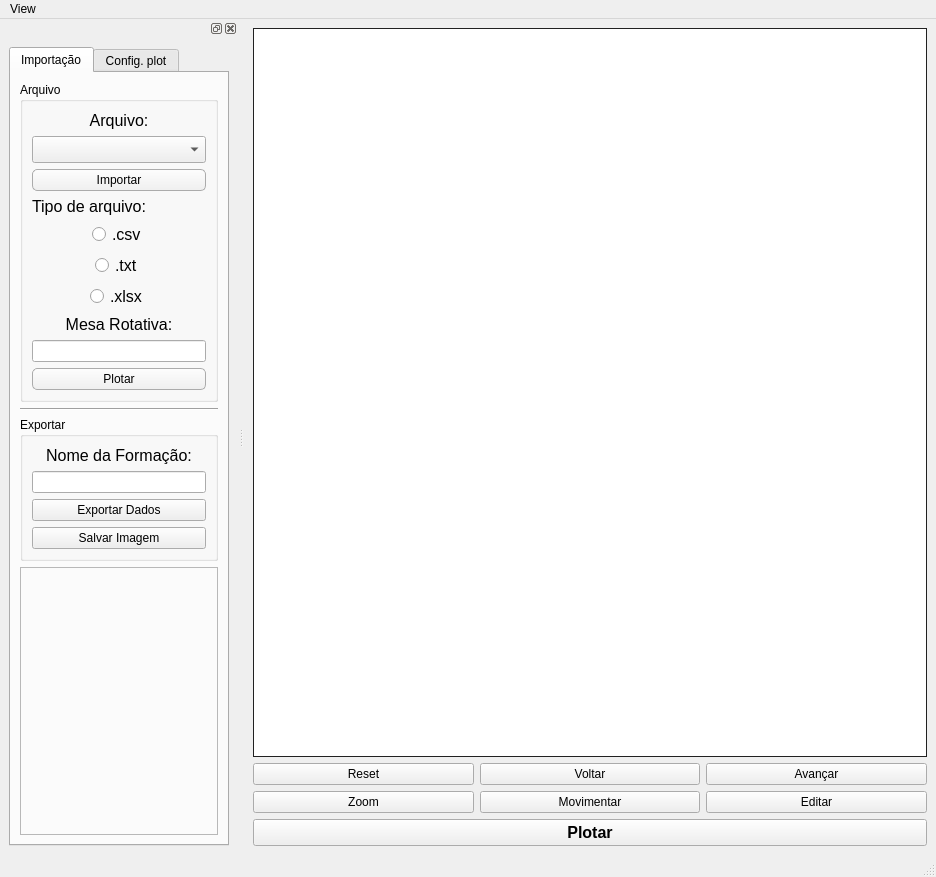
<?xml version="1.0" encoding="UTF-8"?>
<ui version="4.0">
 <class>MainWindow</class>
 <widget class="QMainWindow" name="MainWindow">
  <property name="geometry">
   <rect>
    <x>0</x>
    <y>0</y>
    <width>936</width>
    <height>877</height>
   </rect>
  </property>
  <property name="windowTitle">
   <string>MainWindow</string>
  </property>
  <property name="windowIcon">
   <iconset>
    <normaloff>tomi_icon.png</normaloff>tomi_icon.png</iconset>
  </property>
  <widget class="QWidget" name="centralwidget">
   <layout class="QVBoxLayout" name="verticalLayout_4">
    <item>
     <widget class="QFrame" name="frame">
      <property name="sizePolicy">
       <sizepolicy hsizetype="Expanding" vsizetype="Expanding">
        <horstretch>0</horstretch>
        <verstretch>0</verstretch>
       </sizepolicy>
      </property>
      <property name="minimumSize">
       <size>
        <width>0</width>
        <height>0</height>
       </size>
      </property>
      <property name="styleSheet">
       <string notr="true">QFrame {
	border: 1px solid #212121;
	background-color: #fff;
}</string>
      </property>
      <property name="frameShape">
       <enum>QFrame::StyledPanel</enum>
      </property>
      <property name="frameShadow">
       <enum>QFrame::Raised</enum>
      </property>
     </widget>
    </item>
    <item>
     <layout class="QGridLayout" name="gridLayout">
      <item row="0" column="0">
       <widget class="QPushButton" name="homeButton">
        <property name="text">
         <string>Reset</string>
        </property>
       </widget>
      </item>
      <item row="0" column="1">
       <widget class="QPushButton" name="backButton">
        <property name="text">
         <string>Voltar</string>
        </property>
       </widget>
      </item>
      <item row="0" column="2">
       <widget class="QPushButton" name="forwardButton">
        <property name="text">
         <string>Avançar</string>
        </property>
       </widget>
      </item>
      <item row="1" column="0">
       <widget class="QPushButton" name="zoomButton">
        <property name="text">
         <string>Zoom</string>
        </property>
       </widget>
      </item>
      <item row="1" column="1">
       <widget class="QPushButton" name="panButton">
        <property name="text">
         <string>Movimentar</string>
        </property>
       </widget>
      </item>
      <item row="1" column="2">
       <widget class="QPushButton" name="editButton">
        <property name="text">
         <string>Editar</string>
        </property>
       </widget>
      </item>
     </layout>
    </item>
    <item>
     <widget class="QPushButton" name="plotTOMIBtn">
      <property name="minimumSize">
       <size>
        <width>0</width>
        <height>0</height>
       </size>
      </property>
      <property name="font">
       <font>
        <pointsize>12</pointsize>
        <weight>75</weight>
        <bold>true</bold>
       </font>
      </property>
      <property name="text">
       <string>Plotar</string>
      </property>
     </widget>
    </item>
   </layout>
  </widget>
  <widget class="QMenuBar" name="menubar">
   <property name="geometry">
    <rect>
     <x>0</x>
     <y>0</y>
     <width>936</width>
     <height>21</height>
    </rect>
   </property>
   <widget class="QMenu" name="menuView">
    <property name="title">
     <string>View</string>
    </property>
    <addaction name="actionSidebar"/>
    <addaction name="actionDocumentation"/>
   </widget>
   <addaction name="menuView"/>
  </widget>
  <widget class="QStatusBar" name="statusbar"/>
  <widget class="QDockWidget" name="dockWidget">
   <property name="allowedAreas">
    <set>Qt::LeftDockWidgetArea|Qt::RightDockWidgetArea</set>
   </property>
   <property name="windowTitle">
    <string/>
   </property>
   <attribute name="dockWidgetArea">
    <number>1</number>
   </attribute>
   <widget class="QWidget" name="dockWidgetContents">
    <layout class="QVBoxLayout" name="verticalLayout_2">
     <item>
      <layout class="QVBoxLayout" name="verticalLayout">
       <item>
        <widget class="QTabWidget" name="tabWidget">
         <property name="minimumSize">
          <size>
           <width>220</width>
           <height>0</height>
          </size>
         </property>
         <property name="currentIndex">
          <number>0</number>
         </property>
         <property name="movable">
          <bool>false</bool>
         </property>
         <widget class="QWidget" name="tab">
          <attribute name="title">
           <string>Importação</string>
          </attribute>
          <layout class="QVBoxLayout" name="verticalLayout_7">
           <item>
            <widget class="QGroupBox" name="groupBox">
             <property name="title">
              <string>Arquivo</string>
             </property>
             <layout class="QVBoxLayout" name="verticalLayout_3">
              <item>
               <widget class="QLabel" name="label_2">
                <property name="font">
                 <font>
                  <pointsize>12</pointsize>
                 </font>
                </property>
                <property name="text">
                 <string>&lt;html&gt;&lt;head/&gt;&lt;body&gt;&lt;p align=&quot;center&quot;&gt;Arquivo:&lt;/p&gt;&lt;/body&gt;&lt;/html&gt;</string>
                </property>
               </widget>
              </item>
              <item>
               <widget class="QComboBox" name="fileTOMIComboBox">
                <property name="font">
                 <font>
                  <pointsize>12</pointsize>
                 </font>
                </property>
               </widget>
              </item>
              <item>
               <widget class="QPushButton" name="importFileBtn">
                <property name="styleSheet">
                 <string notr="true">QPushButton {
	border-radius: 5px;
	border: 1px solid #ababab;
	height: 20px;
	background-color: qlineargradient(spread:pad, x1:0.454545, y1:0, x2:0.454545, y2:1, stop:0 rgba(253, 253, 253, 255), stop:1 rgba(239, 239, 239, 255));

	
}

QPushButton:hover {
    background: qlineargradient(spread:pad, x1:0.454545, y1:0, x2:0.454545, y2:1, stop:0 rgba(254, 254, 254, 255), stop:1 rgba(248, 248, 248, 255));
}</string>
                </property>
                <property name="text">
                 <string>Importar</string>
                </property>
               </widget>
              </item>
              <item>
               <widget class="QLabel" name="label_3">
                <property name="font">
                 <font>
                  <pointsize>12</pointsize>
                 </font>
                </property>
                <property name="text">
                 <string>Tipo de arquivo:</string>
                </property>
               </widget>
              </item>
              <item alignment="Qt::AlignHCenter">
               <widget class="QRadioButton" name="csvFileRadioButton">
                <property name="sizeIncrement">
                 <size>
                  <width>0</width>
                  <height>0</height>
                 </size>
                </property>
                <property name="font">
                 <font>
                  <pointsize>12</pointsize>
                 </font>
                </property>
                <property name="text">
                 <string>.csv</string>
                </property>
                <property name="icon">
                 <iconset>
                  <normaloff>J:/Universidade/GIECAR/mpanicon/csv.png</normaloff>J:/Universidade/GIECAR/mpanicon/csv.png</iconset>
                </property>
                <property name="iconSize">
                 <size>
                  <width>32</width>
                  <height>32</height>
                 </size>
                </property>
                <attribute name="buttonGroup">
                 <string notr="true">fileTOMIBtnGroup</string>
                </attribute>
               </widget>
              </item>
              <item alignment="Qt::AlignHCenter">
               <widget class="QRadioButton" name="txtFileRadioButton">
                <property name="font">
                 <font>
                  <pointsize>12</pointsize>
                 </font>
                </property>
                <property name="text">
                 <string>.txt</string>
                </property>
                <property name="icon">
                 <iconset>
                  <normaloff>J:/Universidade/GIECAR/mpanicon/txt.png</normaloff>J:/Universidade/GIECAR/mpanicon/txt.png</iconset>
                </property>
                <property name="iconSize">
                 <size>
                  <width>32</width>
                  <height>32</height>
                 </size>
                </property>
                <attribute name="buttonGroup">
                 <string notr="true">fileTOMIBtnGroup</string>
                </attribute>
               </widget>
              </item>
              <item alignment="Qt::AlignHCenter">
               <widget class="QRadioButton" name="xlsxFileRadioButton">
                <property name="enabled">
                 <bool>true</bool>
                </property>
                <property name="font">
                 <font>
                  <pointsize>12</pointsize>
                 </font>
                </property>
                <property name="text">
                 <string>.xlsx</string>
                </property>
                <property name="icon">
                 <iconset>
                  <normaloff>J:/Universidade/GIECAR/mpanicon/xlsx.png</normaloff>J:/Universidade/GIECAR/mpanicon/xlsx.png</iconset>
                </property>
                <property name="iconSize">
                 <size>
                  <width>32</width>
                  <height>32</height>
                 </size>
                </property>
                <attribute name="buttonGroup">
                 <string notr="true">fileTOMIBtnGroup</string>
                </attribute>
               </widget>
              </item>
              <item>
               <widget class="QLabel" name="label_11">
                <property name="text">
                 <string>&lt;html&gt;&lt;head/&gt;&lt;body&gt;&lt;p align=&quot;center&quot;&gt;&lt;span style=&quot; font-size:12pt;&quot;&gt;Mesa Rotativa:&lt;/span&gt;&lt;/p&gt;&lt;/body&gt;&lt;/html&gt;</string>
                </property>
               </widget>
              </item>
              <item>
               <widget class="QLineEdit" name="mesaRotativaInput"/>
              </item>
              <item>
               <widget class="QPushButton" name="plotTOMIBtn_2">
                <property name="styleSheet">
                 <string notr="true">QPushButton {
	border-radius: 5px;
	border: 1px solid #ababab;
	height: 20px;
	background-color: qlineargradient(spread:pad, x1:0.454545, y1:0, x2:0.454545, y2:1, stop:0 rgba(253, 253, 253, 255), stop:1 rgba(239, 239, 239, 255));

	
}

QPushButton:hover {
    background: qlineargradient(spread:pad, x1:0.454545, y1:0, x2:0.454545, y2:1, stop:0 rgba(254, 254, 254, 255), stop:1 rgba(248, 248, 248, 255));
}</string>
                </property>
                <property name="text">
                 <string>Plotar</string>
                </property>
               </widget>
              </item>
             </layout>
            </widget>
           </item>
           <item>
            <widget class="Line" name="line">
             <property name="orientation">
              <enum>Qt::Horizontal</enum>
             </property>
            </widget>
           </item>
           <item>
            <widget class="QGroupBox" name="groupBox_2">
             <property name="title">
              <string>Exportar</string>
             </property>
             <layout class="QVBoxLayout" name="verticalLayout_6">
              <item>
               <widget class="QLabel" name="label">
                <property name="text">
                 <string>&lt;html&gt;&lt;head/&gt;&lt;body&gt;&lt;p align=&quot;center&quot;&gt;&lt;span style=&quot; font-size:12pt;&quot;&gt;Nome da Formação:&lt;/span&gt;&lt;/p&gt;&lt;/body&gt;&lt;/html&gt;</string>
                </property>
               </widget>
              </item>
              <item>
               <widget class="QLineEdit" name="formationNameInput"/>
              </item>
              <item>
               <widget class="QPushButton" name="exportDataButton">
                <property name="toolTip">
                 <string>Exportar o dado de TOMI Index</string>
                </property>
                <property name="statusTip">
                 <string>Exportar o dado de TOMI Index. Lembre-se que o dado vai ser exportado utilizando '.' ao invés de ',' para delimitar o decimal.</string>
                </property>
                <property name="text">
                 <string>Exportar Dados</string>
                </property>
               </widget>
              </item>
              <item>
               <widget class="QPushButton" name="saveButton">
                <property name="text">
                 <string>Salvar Imagem</string>
                </property>
               </widget>
              </item>
             </layout>
            </widget>
           </item>
           <item>
            <widget class="QFrame" name="frame_2">
             <property name="sizePolicy">
              <sizepolicy hsizetype="Preferred" vsizetype="Expanding">
               <horstretch>0</horstretch>
               <verstretch>0</verstretch>
              </sizepolicy>
             </property>
             <property name="frameShape">
              <enum>QFrame::StyledPanel</enum>
             </property>
             <property name="frameShadow">
              <enum>QFrame::Raised</enum>
             </property>
            </widget>
           </item>
          </layout>
         </widget>
         <widget class="QWidget" name="tab_2">
          <attribute name="title">
           <string>Config. plot</string>
          </attribute>
          <layout class="QVBoxLayout" name="verticalLayout_5">
           <item>
            <layout class="QGridLayout" name="gridLayout_5">
             <item row="4" column="0" colspan="3">
              <widget class="QLabel" name="label_10">
               <property name="font">
                <font>
                 <pointsize>12</pointsize>
                </font>
               </property>
               <property name="text">
                <string>&lt;html&gt;&lt;head/&gt;&lt;body&gt;&lt;p align=&quot;center&quot;&gt;Modelo de Interpolação:&lt;/p&gt;&lt;/body&gt;&lt;/html&gt;</string>
               </property>
              </widget>
             </item>
             <item row="1" column="0" colspan="3">
              <widget class="QLineEdit" name="plotTitleInput_2">
               <property name="minimumSize">
                <size>
                 <width>0</width>
                 <height>20</height>
                </size>
               </property>
               <property name="styleSheet">
                <string notr="true">QLineEdit {
	border: 1px solid #d2d2d2;
	background: #fdfdfd;
}</string>
               </property>
              </widget>
             </item>
             <item row="5" column="0" colspan="3">
              <widget class="QComboBox" name="krigingInterpolationModel">
               <property name="styleSheet">
                <string notr="true">QComboBox::item {
	text-align: center;
}</string>
               </property>
               <property name="sizeAdjustPolicy">
                <enum>QComboBox::AdjustToContentsOnFirstShow</enum>
               </property>
               <property name="iconSize">
                <size>
                 <width>24</width>
                 <height>24</height>
                </size>
               </property>
              </widget>
             </item>
             <item row="0" column="0" colspan="3">
              <widget class="QLabel" name="label_8">
               <property name="font">
                <font>
                 <pointsize>12</pointsize>
                </font>
               </property>
               <property name="text">
                <string>&lt;html&gt;&lt;head/&gt;&lt;body&gt;&lt;p align=&quot;center&quot;&gt;Título do plot:&lt;/p&gt;&lt;/body&gt;&lt;/html&gt;</string>
               </property>
              </widget>
             </item>
             <item row="3" column="0" colspan="3">
              <widget class="QComboBox" name="lineColorComboBox_2">
               <property name="sizeAdjustPolicy">
                <enum>QComboBox::AdjustToContentsOnFirstShow</enum>
               </property>
              </widget>
             </item>
             <item row="2" column="0" colspan="3">
              <widget class="QLabel" name="label_9">
               <property name="font">
                <font>
                 <pointsize>12</pointsize>
                </font>
               </property>
               <property name="text">
                <string>&lt;html&gt;&lt;head/&gt;&lt;body&gt;&lt;p align=&quot;center&quot;&gt;Cor da linha:&lt;/p&gt;&lt;/body&gt;&lt;/html&gt;</string>
               </property>
              </widget>
             </item>
            </layout>
           </item>
           <item>
            <widget class="QFrame" name="frame_3">
             <property name="sizePolicy">
              <sizepolicy hsizetype="Preferred" vsizetype="Expanding">
               <horstretch>0</horstretch>
               <verstretch>0</verstretch>
              </sizepolicy>
             </property>
             <property name="frameShape">
              <enum>QFrame::StyledPanel</enum>
             </property>
             <property name="frameShadow">
              <enum>QFrame::Raised</enum>
             </property>
            </widget>
           </item>
          </layout>
         </widget>
        </widget>
       </item>
      </layout>
     </item>
    </layout>
   </widget>
  </widget>
  <action name="actionSidebar">
   <property name="text">
    <string>Sidebar</string>
   </property>
  </action>
  <action name="actionDocumentation">
   <property name="text">
    <string>Documentation</string>
   </property>
  </action>
 </widget>
 <resources/>
 <connections/>
 <buttongroups>
  <buttongroup name="fileTOMIBtnGroup"/>
 </buttongroups>
</ui>
